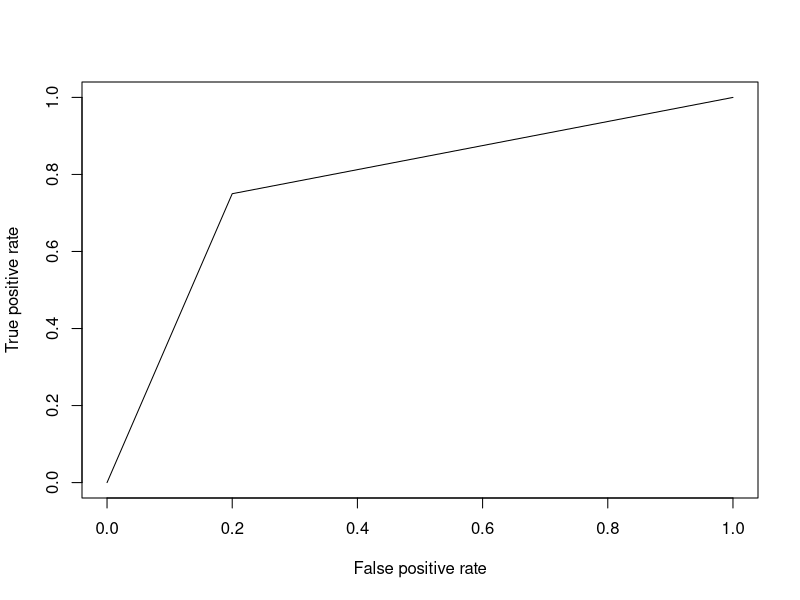
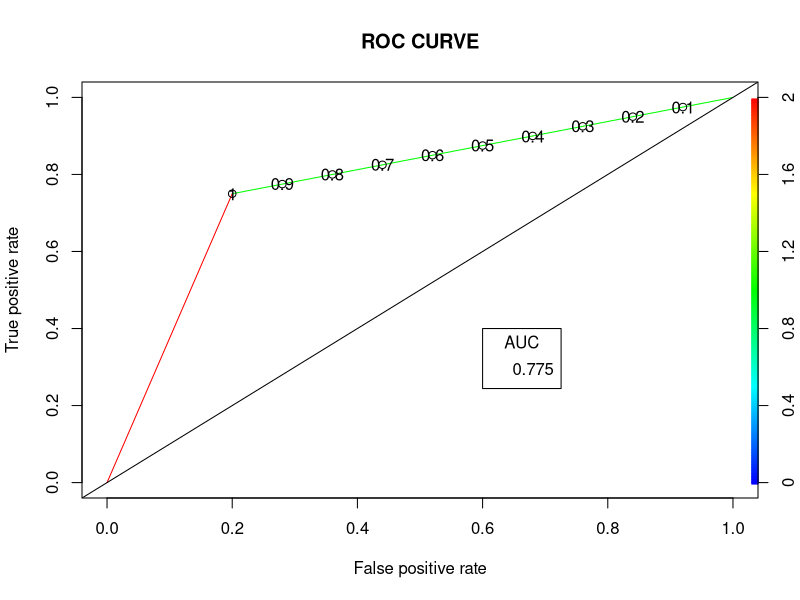

Recreate these plots in R, in order.
install.packages("dplyr")
library(dplyr)

summary(mtcars)

install.packages("caTools")      #For Logistic regression
install.packages("ROCR")	 # For ROC curve to evaluate model
	
library(caTools)
library(ROCR)

split <- sample.split(mtcars, SplitRatio = 0.8)
split

train_reg <- subset(mtcars, split == "TRUE")
test_reg <- subset(mtcars, split == "FALSE")

# Training model
logistic_model <- glm(vs ~ wt + disp, data = train_reg, family = "binomial")
logistic_model

summary(logistic_model)

# Predict test data based on model
predict_reg <- predict(logistic_model,test_reg, type = "response")
predict_reg

# Changing probabilities
predict_reg <- ifelse(predict_reg >0.5, 1, 0)

# Evaluating model accuracy
# using confusion matrix
table(test_reg$vs, predict_reg)

missing_classerr <- mean(predict_reg != test_reg$vs)
print(paste('Accuracy =', 1 - missing_classerr))

# ROC-AUC Curve
ROCPred <- prediction(predict_reg, test_reg$vs)
ROCPer <- performance(ROCPred, measure = "tpr", x.measure = "fpr")

auc <- performance(ROCPred, measure = "auc")
auc <- auc@y.values[[1]]
auc

# Plotting curve
plot(ROCPer)
plot(ROCPer, colorize = TRUE, print.cutoffs.at = seq(0.1, by = 0.1), main = "ROC CURVE")
abline(a = 0, b = 1)

auc <- round(auc, 4)
legend(.6, .4, auc, title = "AUC", cex = 1)
